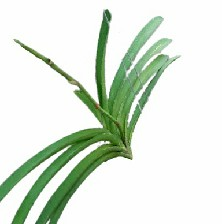
#> input picture Data/vanda/V012.jpg, 222 x 224 px, found by its file name; its folder holds only this picture in this run
$ jupyter execute --allow-errors Preprocessing.ipynb
#> lines starting #> are read from the running program, lines starting #| are printed output that depends on the picture
[cell 1]
import cv2
import os

input_folder = r"C:\Users\Pooja\Documents\Orchid_Plant\Data\vanda"  # Replace with the path to your input folder
output_folder = 'GrayScale_vanda/'  # Replace with the path to your output folder
if not os.path.exists(output_folder):
    os.makedirs(output_folder)
for filename in os.listdir(input_folder):
    if filename.endswith(('.jpg', '.png', '.jpeg')):  # Adjust the file extensions as needed
        image_path = os.path.join(input_folder, filename)
        output_path = os.path.join(output_folder, filename)
        # Read the image
        image = cv2.imread(image_path)
#> image is the input picture: shape (224, 222, 3); mean B, G, R 217.8, 230.1, 220.1
        # Convert to grayscale
        gray_image = cv2.cvtColor(image, cv2.COLOR_BGR2GRAY)
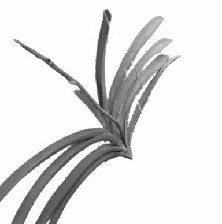
#> gray_image: shape (224, 222); min 16, max 255, mean 225.7
        # Save the grayscale image
        cv2.imwrite(output_path, gray_image)

print("Grayscale conversion complete.")

[cell 2]
input_folder = r"C:\Users\Pooja\Documents\Orchid_Plant\GrayScale_vanda"  # Replace with the path to your input folder
output_folder = 'Normalization_vanda/'  # Replace with the path to your output folder
if not os.path.exists(output_folder):
    os.makedirs(output_folder)
#> (the rest of this cell did not finish here and is left out)

[cell 3]
input_folder = r"C:\Users\Pooja\Documents\Orchid_Plant\Data\vanda"  # Replace with the path to your input folder
output_folder = 'Resize_vanda/'  # Replace with the path to your output folder
if not os.path.exists(output_folder):
    os.makedirs(output_folder)
for filename in os.listdir(input_folder):
    if filename.endswith(('.jpg', '.png', '.jpeg')):  # Adjust the file extensions as needed
        image_path = os.path.join(input_folder, filename)
        output_path = os.path.join(output_folder, filename)
        # Read the image
        image = cv2.imread(image_path)
        # Resize the image
        desired_size = (300, 300)  # Replace with your desired size
        resized_image = cv2.resize(image, desired_size)
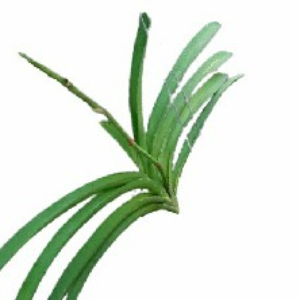
#> resized_image: shape (300, 300, 3); mean B, G, R 217.8, 230.1, 220
        # Save the Resize image
        cv2.imwrite(output_path, resized_image)

print("Resizing conversion complete.")

[cell 4]
input_folder = r"C:\Users\Pooja\Documents\Orchid_Plant\Data\vanda"  # Replace with the path to your input folder
output_folder = 'GaussianBlur_vanda/'  # Replace with the path to your output folder
if not os.path.exists(output_folder):
    os.makedirs(output_folder)
for filename in os.listdir(input_folder):
    if filename.endswith(('.jpg', '.png', '.jpeg')):  # Adjust the file extensions as needed
        image_path = os.path.join(input_folder, filename)
        output_path = os.path.join(output_folder, filename)
        # Read the image
        image = cv2.imread(image_path)
        # Apply Gaussian blur using OpenCV
        blur_radius = 5  # Adjust this value as needed
        blurred_image = cv2.GaussianBlur(image, (blur_radius, blur_radius), 0)
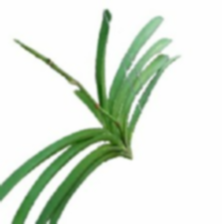
#> blurred_image: shape (224, 222, 3); mean B, G, R 217.8, 230.1, 220.1
        # Save the Gaussian Blur image
        cv2.imwrite(output_path, blurred_image)

print("GaussianBlur conversion complete.")

$ run again, on Data/vanda/V0954.jpg
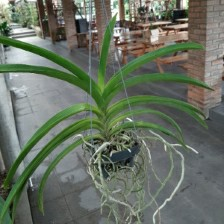
#> input picture Data/vanda/V0954.jpg, 224 x 224 px, found by its file name
#> image is the input picture: shape (224, 224, 3); mean B, G, R 98.5, 112.6, 103.7
#> `gray_image = cv2.cvtColor(image, cv2.COLOR_BGR2GRAY)`:
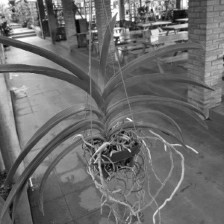
#> gray_image: shape (224, 224); min 2, max 255, mean 108.4
#> `blurred_image = cv2.GaussianBlur(image, (blur_radius, blur_radius), 0)`:
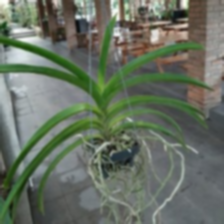
#> blurred_image: shape (224, 224, 3); mean B, G, R 98.5, 112.6, 103.7

$ run again, on Data/vanda/V1029.jpg
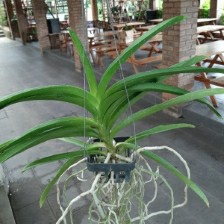
#> input picture Data/vanda/V1029.jpg, 224 x 224 px, found by its file name
#> image is the input picture: shape (224, 224, 3); mean B, G, R 103.8, 119.1, 108.2
#> `gray_image = cv2.cvtColor(image, cv2.COLOR_BGR2GRAY)`:
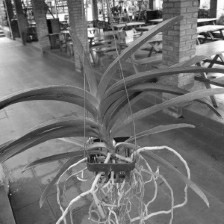
#> gray_image: shape (224, 224); min 2, max 255, mean 114.1
#> `blurred_image = cv2.GaussianBlur(image, (blur_radius, blur_radius), 0)`:
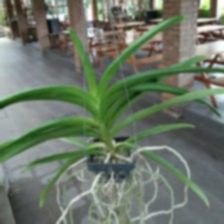
#> blurred_image: shape (224, 224, 3); mean B, G, R 103.8, 119.1, 108.1

$ run again, on Data/vanda/V1034.jpg
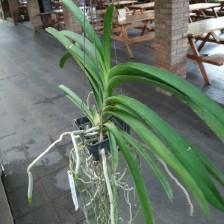
#> input picture Data/vanda/V1034.jpg, 224 x 224 px, found by its file name
#> image is the input picture: shape (224, 224, 3); mean B, G, R 104.1, 118.2, 105.3
#> `gray_image = cv2.cvtColor(image, cv2.COLOR_BGR2GRAY)`:
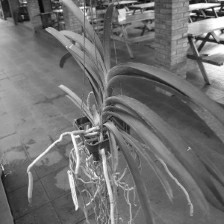
#> gray_image: shape (224, 224); min 6, max 255, mean 112.8
#> `blurred_image = cv2.GaussianBlur(image, (blur_radius, blur_radius), 0)`:
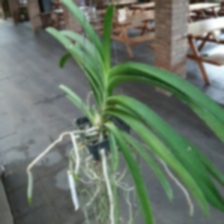
#> blurred_image: shape (224, 224, 3); mean B, G, R 104.1, 118.2, 105.3

$ run again, on Data/vanda/V056.jpg
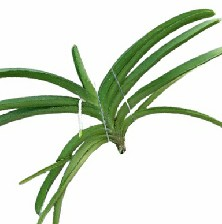
#> input picture Data/vanda/V056.jpg, 222 x 224 px, found by its file name
#> image is the input picture: shape (224, 222, 3); mean B, G, R 206.1, 221.7, 212.3
#> `gray_image = cv2.cvtColor(image, cv2.COLOR_BGR2GRAY)`:
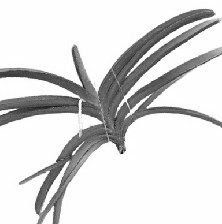
#> gray_image: shape (224, 222); min 4, max 255, mean 217.1
#> `blurred_image = cv2.GaussianBlur(image, (blur_radius, blur_radius), 0)`:
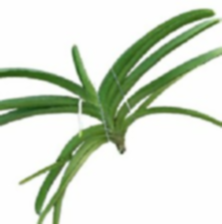
#> blurred_image: shape (224, 222, 3); mean B, G, R 206.1, 221.7, 212.3
